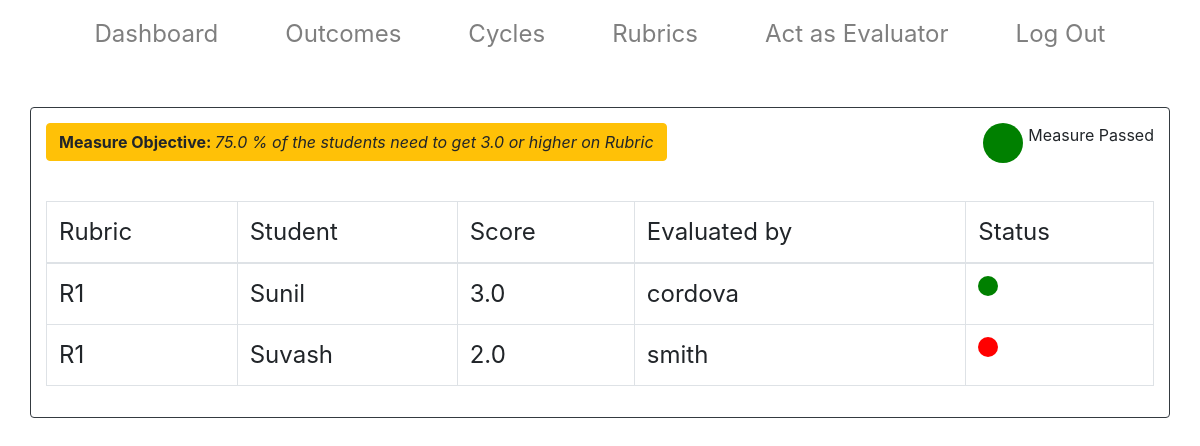
/view_rubric_data/27, run on an earlier commit of the app's database.
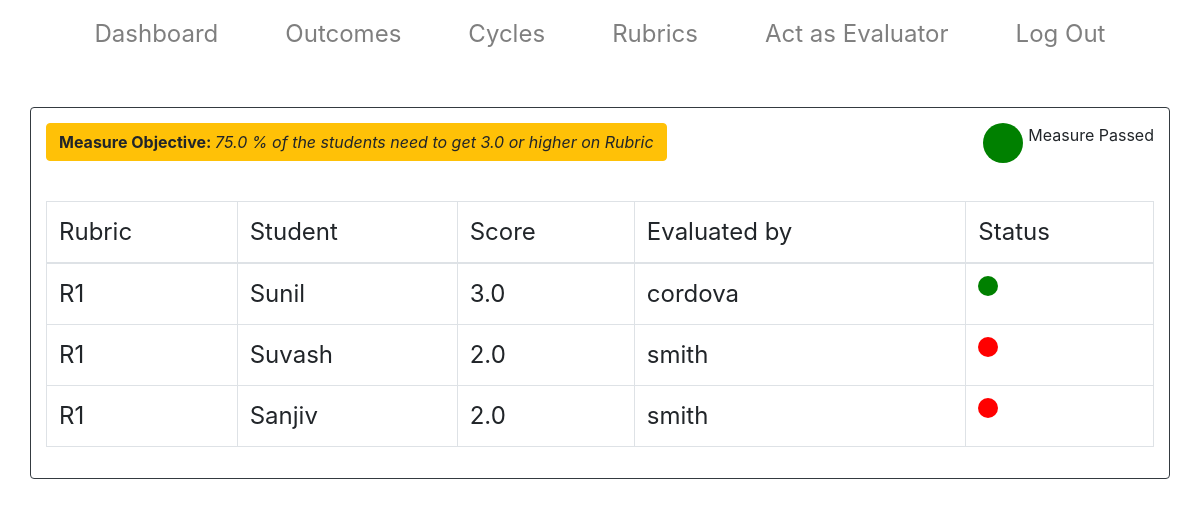
And on a later commit of the database.
### main/models.py (models this page shows, shortened)
class Measure(models.Model):
    CUTOFF_TYPES = (('Percentage', 'Percentage'),
                  ('Percentile', 'Percentile'),
                  ('Average', 'Average')
                 )
    cutoff_type = models.CharField(max_length = 100, choices=CUTOFF_TYPES, default='Percentage')
    TOOL_TYPES = (('Rubric', 'Rubric'),
                  ('Test score', 'Test score')
                  )
    tool_type = models.CharField(max_length=100, choices=TOOL_TYPES, default='Rubric')
    STATUS_TYPES = (('passing', 'passing'),
                    ('failing', 'failing'),
                    ('passed', 'passed'),
                    ('failed', 'failed')
                    )
    status = models.CharField(max_length=100, choices=STATUS_TYPES, default='failing')
    measureTitle = models.CharField(max_length=200, default='', null=True)
    outcome = models.ForeignKey(Outcome, null=True, on_delete = models.CASCADE)
    cutoff_percentage = models.FloatField(null=True, blank = True, default=0)
    cutoff_score = models.FloatField(null=True, blank=True, default=0)
    rubric = models.ForeignKey(Rubric,null=True, blank = True, on_delete = models.CASCADE)
    test_score = models.ForeignKey(Test_score, null=True, blank = True, on_delete = models.CASCADE)
    student = models.ManyToManyField(Student)
    evaluator = models.ManyToManyField(Evaluator)

class evaluate_rubric(models.Model):
    rubric = models.CharField(max_length=200)
    grade_score = models.FloatField()
    student = models.CharField(max_length=200)
    measure = models.ForeignKey(Measure, null=True, on_delete=models.CASCADE)
    evaluated_by = models.CharField(max_length=200)

### main/views.py (the view)
# urls.py: path('view_rubric_data/<int:measure_id>', views.view_rubric_data, name = "view_rubric_data"),
def view_rubric_data(request, measure_id):
    measure = Measure.objects.get(id=measure_id)
    total_count = 0;
    evaluator_count = 0;
    student_count = 0;
    evaluated_student_count = 0;
    students = measure.student.all()
    evaluated_student_count = evaluate_rubric.objects.filter(measure=measure).count()
    number_of_pass_cases = evaluate_rubric.objects.filter(grade_score__gte = measure.cutoff_score).count()
    percent_pass_cases = number_of_pass_cases/evaluated_student_count * 100
    evaluated_list = evaluate_rubric.objects.filter(measure = measure)
    bin_array = []
    for student_score in evaluated_list:
        if(measure.cutoff_type == 'Percentage'):
            if(student_score.grade_score>=measure.cutoff_score):
                bin_array.append(student_score.student)
    passed = False
    if(measure.cutoff_type == 'Percentage'):
            if(percent_pass_cases>=measure.cutoff_percentage):
                passed = True
                Measure.objects.filter(id=measure_id).update(status='passing')
    context = {'evaluated_list':evaluated_list, 'bin_array':bin_array, 'measure':measure, 'passed':passed}
    return render(request, 'main/rubric_scores.html', context)

### main/templates/main/rubric_scores.html
{% extends  'base.html' %}
{%load static%}
{% block body_block %}
<div class  = "container-fluid " id = "main_content">
  <div class = "container card border-dark" style = "margin-top: 15px;padding:15px;" >
    <div class = "d-flex justify-content-between" >
    <button class = "btn btn-warning mb-3">
      <strong>Measure Objective: </strong>
      <em>
    {{measure.cutoff_percentage}} % of the students need to get
    {%if measure.cutoff_score%}
     {{measure.cutoff_score}}
     {%else%}
     average
     {%endif%}
        or higher
    on {{measure.tool_type}}
    </em>
    </button>
    <div class = "d-flex justify-content-center">
      {%if passed%}
        <div style = "background-color:green; height:40px; width: 40px; border-radius: 50%;   margin-right: 5px;"></div> Measure Passed
      {%else%}
        <div style = "background-color:red; height:40px; width: 40px; border-radius: 50%;   margin-right: 5px;"> </div>Measure Failed by<em> {{margin|floatformat:"0"}}</em>%
      {%endif%}
    </div>
    </div>
    <br />
      <table class = "table table-bordered ">
        <thead>
          <tr>
             <td> Rubric </td>
             <td> Student </td>
             <td> Score </td>
             <td> Evaluated by </td>
             <td> Status </td>
          </tr>
        </thead>
        <tbody>
          {%for st in evaluated_list%}
           <tr>
              <td> {{st.rubric}} </td>
              <td> {{st.student}} </td>
              <td> {{st.grade_score}} </td>
              <td> {{st.evaluated_by}} </td>
              {%if st.student in bin_array%}
                <td> <div style = "background-color:green; height:20px; width: 20px; border-radius: 50%;"></div> </td>
              {%else%}
                  <td><div style = "background-color:red; height:20px; width: 20px; border-radius: 50%;"> </div></td>
              {%endif%}
          {%endfor%}
    </tr>
          </tbody>
          </table>
  </div>
</div>
{%endblock%}

### main/templates/base.html (shortened to what this page needs)
{% load static %}
<!DOCTYPE html>
<html lang="en">
<head>
    <link rel="stylesheet" href="https://stackpath.bootstrapcdn.com/bootstrap/4.3.1/css/bootstrap.min.css">
    <link rel="stylesheet" href = "{% static 'css/landing.css' %}">
    <link rel="stylesheet" href="https://use.fontawesome.com/releases/v5.7.2/css/all.css">
</head>
<body>
{% include 'main/navbar.html'%}
  {% block body_block %}
  {% endblock %}
</body>
</html>

### main/templates/main/navbar.html (shortened to what this page needs)
    <div class = "container-fluid">
      <div class = "container" id = "main_content">
<nav class="navbar sticky-top navbar-expand-lg  navbar-light ">
  <div class="collapse navbar-collapse" id="navbarTogglerDemo03">
    <ul class="navbar-nav w-100 mr-auto mt-2 mt-lg-0 justify-content-around">
      <li class="nav-item {{dashboard}}" >
        <a class="nav-link" href="{%url 'main:dashboard'%}" >Dashboard</a>
      </li>
      <li class="nav-item {{outcome}}" >
        <a class="nav-link" href="{%url 'main:outcomes'%}">Outcomes</a>
      </li>
      <li class="nav-item {{cycle}}" >
        <a class="nav-link" href="{%url 'main:cycles'%}">Cycles</a>
      </li>
      <li class="nav-item {{rubric}}" >
        <a class="nav-link" href="{%url 'main:rubrics'%}">Rubrics</a>
      </li>
      <li class="nav-item {{evaluatorhome}}">
  <a class = "nav-link" href="{%url 'main:homepage'%}">Act as Evaluator</a>
</li>
<li class="nav-item {{logout}}">
  <a class = "nav-link" href="{%url 'main:logout'%}">Log Out</a>
</li>
    </ul>
  </div>
</nav>
<br/>
</div>
</div>

### main/static/css/landing.css (style rules this page uses)
body { height: 100vh; }
td { font-size: 1.5rem; }
.nav-item { font-size: 1.5rem; }

What changed in the data, as far as the page shows it:
added evaluate_rubric: rubric "R1", student "Sanjiv", grade_score "2.0", evaluated_by "smith"
